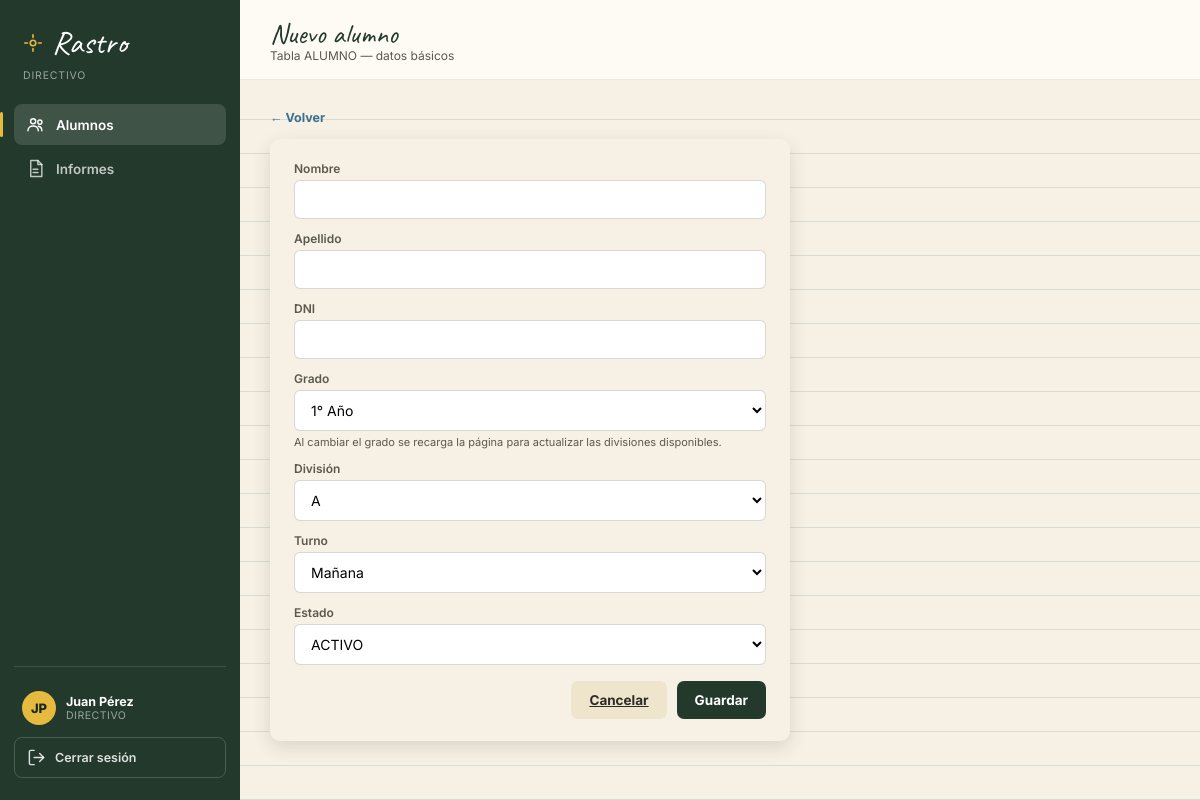
The app's page /directivo/alumnos/nuevo/ (signed in) with its own data.
### core/models.py (models this page shows, shortened)
class Usuario(models.Model):
    ROL_DIRECTIVO = "DIRECTIVO"
    ROL_SUPERVISOR = "SUPERVISOR"
    ROL_DOCENTE = "DOCENTE"
    ROL_PADRE = "PADRE"
    ROL_CHOICES = [
        (ROL_DIRECTIVO, "Directivo"),
        (ROL_SUPERVISOR, "Supervisor"),
        (ROL_DOCENTE, "Docente"),
        (ROL_PADRE, "Padre/Tutor"),
    ]
    id_usuario = models.AutoField(primary_key=True)
    nombre_usuario = models.CharField(max_length=100, unique=True)
    contrasena = models.CharField(max_length=255)
    nombre = models.CharField(max_length=100, blank=True, null=True)
    apellido = models.CharField(max_length=100, blank=True, null=True)
    dni = models.CharField(max_length=20, unique=True)
    telefono = models.CharField(max_length=30, blank=True, null=True)
    email = models.CharField(max_length=150, blank=True, null=True)
    rol = models.CharField(max_length=20, choices=ROL_CHOICES)
    class Meta:
        db_table = "USUARIO"
    @property
    def nombre_completo(self):
        return f"{self.nombre or ''} {self.apellido or ''}".strip()
    def iniciales(self):
        n = (self.nombre or "?")[:1]
        a = (self.apellido or "?")[:1]
        return (n + a).upper()

### core/views.py (the view, shortened to what this page needs)
# urls.py: path("directivo/alumnos/nuevo/", views.alumno_form, name="alumno_nuevo"),
@role_required(Usuario.ROL_DIRECTIVO)
def alumno_form(request, id_alumno=None):
    alumno = get_object_or_404(Alumno, pk=id_alumno) if id_alumno else None
    grados = Grado.objects.all()
    turnos = Turno.objects.all()
    grado_sel = request.POST.get("id_grado") or (alumno.grado_id if alumno else (grados.first().id_grado if grados else None))
    divisiones = Division.objects.filter(grado_id=grado_sel)
    return render(request, "core/alumno_form.html", {
        "alumno": alumno, "grados": grados, "turnos": turnos, "divisiones": divisiones,
        "grado_sel": int(grado_sel) if grado_sel else None,
        "estados": Alumno.ESTADO_CHOICES,
    })

### core/context_processors.py (called while the page is built)
def usuario_actual(request):
    uid = request.session.get("usuario_id")
    if not uid:
        return {}
    usuario = Usuario.objects.filter(pk=uid).first()
    if not usuario:
        return {}
    ctx = {"usuario_actual": usuario}
    if usuario.rol == Usuario.ROL_DOCENTE:
        docente = Docente.objects.filter(usuario=usuario).first()
        if docente:
            notifs = Notificacion.objects.filter(docente=docente).select_related("alumno")
            ctx["notificaciones"] = notifs[:12]
            ctx["notificaciones_no_leidas"] = notifs.filter(leido=False).count()
    return ctx

### core/views.py (called while the page is built)
def get_current_usuario(request):
    uid = request.session.get("usuario_id")
    if not uid:
        return None
    return Usuario.objects.filter(pk=uid).first()

def login_required_custom(view_func):
    @wraps(view_func)
    def wrapper(request, *args, **kwargs):
        usuario = get_current_usuario(request)
        if not usuario:
            return redirect("login")
        request.usuario = usuario
        return view_func(request, *args, **kwargs)
    return wrapper

def role_required(*roles):
    def decorator(view_func):
        @wraps(view_func)
        @login_required_custom
        def wrapper(request, *args, **kwargs):
            if request.usuario.rol not in roles:
                messages.error(request, "No tenés permiso para acceder a esa sección.")
                return redirect(home_url_for(request.usuario))
            return view_func(request, *args, **kwargs)
        return wrapper
    return decorator

### core/templates/core/alumno_form.html (shortened to what this page needs)
{% extends "core/base.html" %}
{% block page_title %}{% if alumno %}Editar alumno{% else %}Nuevo alumno{% endif %}{% endblock %}
{% block page_sub %}Tabla ALUMNO — datos básicos{% endblock %}
{% block content %}
<a class="back-link" href="{% url 'directivo_alumnos' %}">&larr; Volver</a>
<div class="detail-panel" style="max-width:520px;">
  <form method="post" id="alumno-form">
    <div class="field"><label>Nombre</label><input name="nombre" value="{{ alumno.nombre|default:'' }}" required></div>
    <div class="field"><label>Apellido</label><input name="apellido" value="{{ alumno.apellido|default:'' }}" required></div>
    <div class="field"><label>DNI</label><input name="dni" value="{{ alumno.dni|default:'' }}" required></div>
    <div class="field">
      <label>Grado</label>
      <select name="id_grado" id="select-grado" onchange="document.getElementById('solo-refrescar').value='1'; this.form.submit()">
        {% for g in grados %}
        <option value="{{ g.id_grado }}" {% if grado_sel == g.id_grado or alumno.grado_id == g.id_grado %}selected{% endif %}>{{ g.nombre_grado }}</option>
        {% endfor %}
      </select>
      <p style="font-size:11px;color:var(--ink-soft);margin:4px 0 0;">Al cambiar el grado se recarga la página para actualizar las divisiones disponibles.</p>
    </div>
    <div class="field">
      <label>División</label>
      <select name="id_division">
        {% for d in divisiones %}
        <option value="{{ d.id_division }}" {% if alumno.division_id == d.id_division %}selected{% endif %}>{{ d.nombre_division }}</option>
        {% endfor %}
      </select>
    </div>
    <div class="field">
      <label>Turno</label>
      <select name="id_turno">
        {% for t in turnos %}
        <option value="{{ t.id_turno }}" {% if alumno.turno_id == t.id_turno %}selected{% endif %}>{{ t.nombre_turno }}</option>
        {% endfor %}
      </select>
    </div>
    <div class="field">
      <label>Estado</label>
      <select name="estado">
        {% for val, label in estados %}<option value="{{ val }}" {% if alumno.estado == val %}selected{% endif %}>{{ val }}</option>{% endfor %}
      </select>
    </div>
    <div class="modal-actions" style="display:flex;gap:10px;justify-content:flex-end;margin-top:16px;">
      <a class="btn btn-secondary" href="{% url 'directivo_alumnos' %}">Cancelar</a>
      <button type="submit" class="btn btn-primary">Guardar</button>
    </div>
  </form>
</div>
{% endblock %}

### core/templates/core/base.html (shortened to what this page needs)
{% load static %}
<!DOCTYPE html>
<html lang="es">
<head>
<link rel="stylesheet" href="{% static 'core/css/style.css' %}">
</head>
<body>
<div id="main-app">
  <div class="sidebar">
    <div class="logo">
      <svg class="icon" viewBox="0 0 24 24" style="width:22px;height:22px;stroke:var(--accent);"><circle cx="12" cy="12" r="3"/><path d="M12 3v3M12 18v3M3 12h3M18 12h3"/></svg>
      <span class="txt">Rastro</span>
    </div>
    <div class="logo-sub">{{ usuario_actual.rol }}</div>
    <div id="nav-list">
      {% with url_name=request.resolver_match.url_name %}
      {% if usuario_actual.rol == "PADRE" %}
        <a class="nav-item active" href="{% url 'padre_hijos' %}">
          <svg class="icon" viewBox="0 0 24 24"><circle cx="9" cy="8" r="3.2"/><path d="M2.5 20c0-3.6 2.9-6 6.5-6s6.5 2.4 6.5 6"/><circle cx="17.5" cy="9" r="2.6"/><path d="M15.5 14.3c2.7.4 4.5 2.4 4.5 5.7"/></svg>
          <span class="lbl">Mis hijos</span>
        </a>
      {% elif usuario_actual.rol == "DIRECTIVO" %}
        <a class="nav-item {% if url_name in 'directivo_alumnos,alumno_nuevo,alumno_editar,alumno_eliminar' %}active{% endif %}" href="{% url 'directivo_alumnos' %}">
          <svg class="icon" viewBox="0 0 24 24"><circle cx="9" cy="8" r="3.2"/><path d="M2.5 20c0-3.6 2.9-6 6.5-6s6.5 2.4 6.5 6"/><circle cx="17.5" cy="9" r="2.6"/><path d="M15.5 14.3c2.7.4 4.5 2.4 4.5 5.7"/></svg>
          <span class="lbl">Alumnos</span>
        </a>
        <a class="nav-item {% if url_name in 'directivo_informes,informe_cambiar_estado' %}active{% endif %}" href="{% url 'directivo_informes' %}">
          <svg class="icon" viewBox="0 0 24 24"><path d="M6 2h9l5 5v15H6z"/><path d="M15 2v5h5"/><path d="M9 13h6M9 17h6"/></svg>
          <span class="lbl">Informes</span>
        </a>
      {% endif %}
      {% endwith %}
    </div>
    <div class="sidebar-footer">
      <div class="sidebar-user">
        <div class="avatar">{{ usuario_actual.iniciales }}</div>
        <div class="u-info">
          <div class="u-name">{{ usuario_actual.nombre_completo }}</div>
          <div class="u-role">{{ usuario_actual.rol }}</div>
        </div>
      </div>
      <a class="logout-btn" href="{% url 'logout' %}">
        <svg class="icon" viewBox="0 0 24 24" width="16" height="16"><path d="M9 21H5a2 2 0 0 1-2-2V5a2 2 0 0 1 2-2h4"/><path d="M16 17l5-5-5-5"/><path d="M21 12H9"/></svg>
        <span class="lbl">Cerrar sesión</span>
      </a>
    </div>
  </div>
  <div class="content-wrap">
    <div class="topbar">
      <div>
        <div class="page-title">{% block page_title %}{% endblock %}</div>
        <div class="page-sub">{% block page_sub %}{% endblock %}</div>
      </div>
    </div>
    <main>
      <div class="content-inner">
        {% block content %}{% endblock %}
      </div>
    </main>
  </div>
</div>
</body>
</html>

### core/static/core/css/style.css (style rules this page uses)
:root { --paper:#f6f1e4; --paper-2:#efe5cd; --card:#fdfbf4; --ink:#2b2a26; --ink-soft:#5b584f; --board:#22392c; --board-2:#2c4a39; --board-3:#182a20; --accent:#e6b93f; --accent-2:#c99b25; --red:#bd453f; --red-2:#9c3631; --blue:#3c6f8f; --blue-2:#2c5670; --green:#2c6b41; --line: rgba(60,111,143,0.16); --shadow: 0 6px 18px rgba(43,42,38,0.14); --shadow-sm: 0 2px 8px rgba(43,42,38,0.10); }
* { box-sizing:border-box; }
html,body { height:100%;margin:0;padding:0; }
body { font-family:'Inter',sans-serif; color:var(--ink); background:var(--paper); }
button { font-family:inherit; cursor:pointer; }
input, select, textarea { font-family:inherit; }
svg.icon { width:19px; height:19px; stroke:currentColor; fill:none; stroke-width:1.8; stroke-linecap:round; stroke-linejoin:round; flex-shrink:0; }
a { color:inherit; }
.field { margin-bottom:12px; }
.field label { display:block; font-size:12px; font-weight:600; color:var(--ink-soft); margin-bottom:4px; }
.field input, .field select, .field textarea { width:100%; padding:10px 12px; border-radius:6px; border:1px solid rgba(43,42,38,0.18); background:#fff; font-size:14px; }
.btn { border:none; border-radius:7px; padding:11px 18px; font-weight:700; font-size:13.5px; display:inline-flex; align-items:center; gap:6px; }
.btn-primary { background:var(--board); color:#fff; }
.btn-secondary { background:var(--paper-2); color:var(--ink); }
#main-app { height:100vh; width:100vw; display:flex; }
.sidebar { width:240px; flex-shrink:0; height:100vh; background:var(--board); color:#fff; display:flex; flex-direction:column; padding:22px 14px; overflow-y:auto; }
.sidebar .logo { font-family:'Caveat',cursive; font-size:32px; display:flex; align-items:center; gap:8px; padding:0 8px 6px; }
.sidebar .logo-sub { font-size:10.5px; color:rgba(255,255,255,0.55); padding:0 9px; text-transform:uppercase; letter-spacing:.08em; margin-bottom:22px; }
.nav-item { display:flex; align-items:center; gap:11px; padding:11px 12px; border-radius:8px; border:none; background:transparent; color:rgba(255,255,255,0.72); font-size:13.5px; font-weight:600; text-align:left; width:100%; margin-bottom:3px; position:relative; text-decoration:none; }
.nav-item.active { background:rgba(255,255,255,0.13); color:#fff; }
.nav-item.active::before { content:""; position:absolute; left:-14px; top:8px; bottom:8px; width:3px; background:var(--accent); border-radius:3px; }
.sidebar-footer { margin-top:auto; padding-top:16px; border-top:1px solid rgba(255,255,255,0.12); }
.sidebar-user { display:flex; align-items:center; gap:10px; padding:8px 8px 12px; }
.sidebar-user .avatar { width:34px; height:34px; border-radius:50%; background:var(--accent); color:var(--board-3); display:flex; align-items:center; justify-content:center; font-weight:800; font-size:13px; flex-shrink:0; }
.sidebar-user .u-name { font-size:12.5px; font-weight:700; color:#fff; line-height:1.2; }
.sidebar-user .u-role { font-size:10.5px; color:rgba(255,255,255,0.55); text-transform:uppercase; letter-spacing:.05em; }
.logout-btn { display:flex; align-items:center; gap:9px; width:100%; padding:10px 12px; border-radius:8px; border:1px solid rgba(255,255,255,0.18); background:transparent; color:rgba(255,255,255,0.85); font-size:12.5px; font-weight:600; text-decoration:none; }
.content-wrap { flex:1; height:100vh; display:flex; flex-direction:column; min-width:0; }
.topbar { display:flex; align-items:center; justify-content:space-between; padding:16px 30px; background:var(--card); border-bottom:1px solid rgba(43,42,38,0.08); flex-shrink:0; }
.topbar .page-title { font-family:'Caveat',cursive; font-size:28px; color:var(--board); }
.topbar .page-sub { font-size:12px; color:var(--ink-soft); margin-top:-3px; }
main { flex:1; padding:26px 30px 40px; overflow-y:auto; background-image: repeating-linear-gradient(to bottom, transparent, transparent 33px, var(--line) 33px, var(--line) 34px); background-position: 0 6px; }
.content-inner { max-width:1150px; }
.detail-panel { background:var(--paper); border-radius:10px; padding:22px 24px; box-shadow:var(--shadow); }
.back-link { background:none; border:none; color:var(--blue); font-weight:700; font-size:12.5px; padding:0 0 14px; display:inline-flex; align-items:center; gap:4px; text-decoration:none; }

### records on screen
Usuario: rol "DIRECTIVO", iniciales "JP", nombre_completo "Juan Pérez"

### other values on screen
form field id_grado "1° Año"
form field id_division "A"
form field id_turno "Mañana"
form field estado "ACTIVO"
